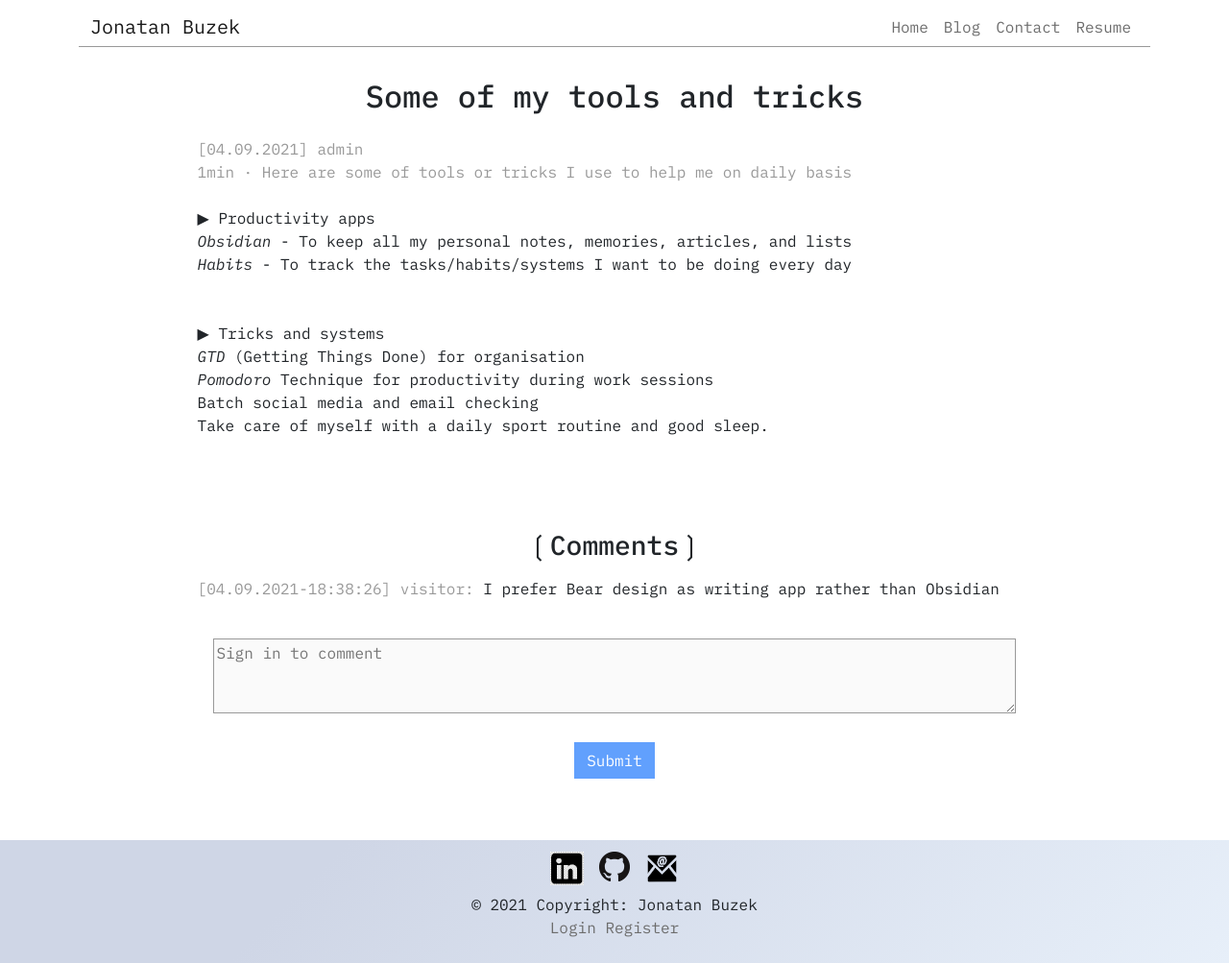
The page /index.php?action=post-display-5 on the database its author committed.
### tables this page shows
CREATE TABLE `posts` (
  `id` int(11) NOT NULL,
  `created_date` datetime NOT NULL,
  `updated_date` datetime DEFAULT NULL,
  `fk_author` int(11) NOT NULL,
  `title` varchar(255) NOT NULL,
  `header` text NOT NULL,
  `content` text NOT NULL
);

CREATE TABLE `comments` (
  `id` int(11) NOT NULL,
  `created_date` datetime NOT NULL,
  `fk_author` int(11) NOT NULL,
  `fk_post` int(11) NOT NULL,
  `verified` tinyint(4) NOT NULL DEFAULT 0,
  `content` text NOT NULL
);

CREATE TABLE `users` (
  `id` int(11) NOT NULL,
  `username` varchar(255) NOT NULL,
  `password` varchar(255) NOT NULL,
  `email` varchar(255) NOT NULL,
  `user_type` varchar(20) NOT NULL DEFAULT 'visitor'
);

### App/Controller/PostController.php (called while the page is built, shortened)
<?php
class PostController extends Controller
{
    protected $pdo;
    protected $manager;
    protected $session;
    public function __construct($pdo, $session) {
        $this->pdo = $pdo;
        $this->session = $session;
        $this->manager = new Model\PostManager($pdo);
    }
    private function getPostData($postId) {
        $post_data = array();
        $post_data['post'] = $this->manager->fetch($postId);
        $user_manager = new Model\UserManager($this->pdo);
        $author = new User();
        $author->setId($post_data['post']->getFkAuthor());
        $post_data['post_author'] = $user_manager->fetch($author);
        $comment_manager = new Model\CommentManager($this->pdo);
        $post_data['comments'] = $comment_manager->fetchAllFromPost($postId);
        foreach ($post_data['comments'] as $comment) {
            $comment_author = new User();
            $comment_author->setId($comment->getFkAuthor());
            $comment_author = $user_manager->fetch($comment_author);
        }
        return $post_data;
    }
    public function display($postId) {
        $session = $this->session;
        $post_data = $this->getPostData($postId);
        require ROOT . '/App/View/blog/post.php';
    }
}

### public/index.php (called while the page is built, shortened)
<?php
require ROOT.'/Core/Security/Session.php';
$session = new Core\Security\Session();
if (filter_input(INPUT_GET, 'action')) {
    $action = explode('-', filter_input(INPUT_GET, 'action'));
} else {
    $action = 'homepage';
}
$app = new \App\App($action, $session);
$app->run();

### Core/Autoloader.php (called while the page is built, shortened)
<?php
class Autoloader {
    public function register() {
        spl_autoload_register(function ($class) {
            $class = str_replace('\\', '/', $class);
        });
    }
}

### App/Model/PostManager.php (called while the page is built, shortened)
<?php
class PostManager
{
    protected $pdo;
    public function __construct($pdo) {
        $this->pdo = $pdo;
    }
    public function fetch($postId) {
        $sql = 'SELECT id postId, DATE_FORMAT(updated_date, "%d.%m.%Y") updatedDate, fk_author fkAuthor, title, header, content FROM posts WHERE id = :id';
        $query = $this->pdo->prepare($sql);
        $query->bindValue('id', $postId, \PDO::PARAM_INT);
        $query->execute();
        $result = $query->fetchObject('App\Entity\Post');
        if ($result) {
            return $result;
        } else {
            return -1;
        }
    }
}

### App/Entity/Post.php (called while the page is built, shortened)
<?php
class Post
{
    protected $postId;
    protected $updatedDate;
    protected $fkAuthor;
    protected $title;
    protected $header;
    protected $content;
    public function getId(): int
    {
        return $this->postId;
    }
    public function getUpdatedDate(): string
    {
        return $this->updatedDate;
    }
    public function getFkAuthor()
    {
        return $this->fkAuthor;
    }
    public function getTitle(): string
    {
        return $this->title;
    }
    public function getHeader(): string
    {
        return $this->header;
    }
    public function getContent(): string
    {
        return $this->content;
    }
    public function getReadingTime(): int
    {
        return str_word_count($this->content)>200?(str_word_count($this->content)/200):1;
    }
}

### App/Model/UserManager.php (called while the page is built, shortened)
<?php
class UserManager {
    protected $pdo;
    public function __construct($pdo) {
            $this->pdo = $pdo;
    }
    public function fetch(User $user) {
        $sql = 'SELECT id userId, username, password, email, user_type FROM users WHERE id = :id OR username = :username';
        $query = $this->pdo->prepare($sql);
        $query->bindValue(':id', $user->getId(), \PDO::PARAM_INT);
        $query->bindValue(':username', $user->getUsername());
        $query->execute();
        $result = $query->fetchObject('App\Entity\User');
        if ($result) {
            return $result;
        } else {
            return -1;
        }
    }
}

### App/Entity/User.php (called while the page is built, shortened)
<?php
class User
{
    protected $userId;
    protected $username;
    public function getId()
    {
        return $this->userId;
    }
    public function setId(int $userId)
    {
        $this->userId = $userId;
    }
    public function getUsername()
    {
        return $this->username;
    }
}

### App/Model/CommentManager.php (called while the page is built, shortened)
<?php
class CommentManager
{
    protected $pdo;
    public function __construct($pdo) {
        $this->pdo = $pdo;
    }
    public function fetchAllFromPost($post) {
        $sql = 'SELECT id commentId, DATE_FORMAT(created_date, "%d.%m.%Y-%H:%i:%s") createdDate, fk_author fkAuthor, verified, content';
        $sql.= ' FROM comments WHERE fk_post = :post ORDER BY created_date';
        $query = $this->pdo->prepare($sql);
        $query->bindValue('post', $post, \PDO::PARAM_INT);
        $query->execute();
        $result = $query->fetchAll(\PDO::FETCH_CLASS, 'App\Entity\Comment');
        return $result;
    }
}

### App/Entity/Comment.php (called while the page is built, shortened)
<?php
class Comment
{
    protected $createdDate;
    protected $fkAuthor;
    protected $author;
    protected $verified;
    protected $content;
    public function getCreatedDate(): string
    {
        return $this->createdDate;
    }
    public function getFkAuthor(): int
    {
        return $this->fkAuthor;
    }
    public function getAuthor()
    {
        return $this->author;
    }
    public function setAuthor(object $author)
    {
        if ($author instanceof User) {
            $this->author = $author;
        }
    }
    public function getVerified(): int
    {
        return $this->verified;
    }
    public function getContent(): string
    {
        return $this->content;
    }
}

### Core/Security/Session.php (called while the page is built, shortened)
<?php
class Session
{
    private $session;
    public function __construct() {
        $this->session = (isset($_SESSION)) ? $_SESSION : null;
    }
    public function getSession($key) {
        return (isset($this->session[$key])?$this->session[$key]:null);
    }
}

### App/View/blog/post.php (the view, shortened to what this page needs)
<h1 class="mt-4 mb-4"><?= htmlspecialchars($post_data['post']->getTitle()); ?></h1>
<div class="row">
    <p class="post_line_header"><?= '[' . htmlspecialchars($post_data['post']->getUpdatedDate()) . '] ' . htmlspecialchars($post_data['post_author']->getUsername()); ?></p>
    <p class="post_line_header"><?= $post_data['post']->getReadingTime() . 'min · ' . htmlspecialchars($post_data['post']->getHeader()); ?></p>
    <p class="post_line_content mt-4"><?= $post_data['post']->getContent(); ?></p>
</div>
<div class="row comments_div">
    <h3 class="mt-3 mb-3">&#10098;Comments&#10099;</h3>
    <?php foreach ($post_data['comments'] as $comment) {
        if ($comment->getVerified() === 1) { ?>
            <p class="comments_line"><span class="comment_infos">
            <?= '[' . htmlspecialchars($comment->getCreatedDate()) . '] ' . htmlspecialchars($comment->getAuthor()->getUsername()) . ':</span> ' . htmlspecialchars($comment->getContent()); ?>
            </p>
        <?php }
    } ?>
    <form action="index.php?action=comment-addComment-<?= $post_data['post']->getId(); ?>" method="post">
        <div class="container">
            <p class="post_line_content mt-4">
            <textarea class="post_input" name="content_input" rows="3" placeholder="<?= (isset($session) && $session->getSession('id') !== NULL)?'Write a comment ..."':'Sign in to comment" disabled'; ?>></textarea>
            </p>
            <div class="form_submit_div mt-4" id="post_form_submit_div">
                <div class="form_submit_sub_div">
                    <?php
                    if (isset($session) && $session->getSession('id') !== NULL) { ?>
                        <button type="submit" class="submit_form_btn btn btn-primary">Submit</button>
                    <?php } else { ?>
                        <button type="submit" class="submit_form_btn btn btn-primary" disabled>Submit</button>
                    <?php } ?>
                </div>
            </div>
        </div>
    </form>
</div>
<?php
require ROOT . '/App/View/template.php';
?>

### public/css/style.css (style rules this page uses)
html { height: 100%; }
body { min-height: 100%; font-family: 'IBM Plex Mono', monospace; }
h1 { font-size: 2em; }
h1, h3, .comments_separator { text-align: center; }
.post_line_header, .post_line_content { margin-left: 10%; margin-right: 10%; }
.post_line_header { margin-bottom: 0; color: #999; }
.comments_div { margin-top: 4em; padding-bottom: 3em; }
.comments_line { margin-left: 10%; margin-right: 10%; }
.comment_infos, .comments_symbol { color: #999; }
.post_input { width: 100%; }
#post_form_submit_div { margin: auto; max-width: 200px; }
.form-control, textarea, .post_input, .form-select { border: 1px solid #999 !important; }
.submit_form_btn { margin: auto; background-color: transparent; border: 1px solid #999; border-radius: 0; color: #999; }
.form_submit_div { display: flex; justify-content: space-around; align-items: center; }
.form_submit_sub_div { vertical-align: center; }

### public/css/style_768px.css (style rules this page uses)
.blog_line_title, .blog_line_description, .blog_line_add, .post_line_header, .post_line_content, .comments_line { margin-left: 0 !important; margin-right: 0 !important; }
.post_line_header, .post_line_content, .comments_line, form { max-width: 100% !important; }

### rows shown on the page
posts: title "Some of my tools and tricks", fk_author.username "admin", fk_author "1", header "Here are some of tools or tricks I use to help me on daily basis", fk_author+content "▶ Productivity apps Obsidian - To keep all my personal notes, memories, articles, and lists Habits - To track the tasks/habits/systems I want to be doing every day ▶ Tricks and systems GTD (Getting Things Done) for organisation Pomodoro Technique for productivity during work sessions Batch social media and email checking Take care of myself with a daily sport routine and good sleep."
comments: CreatedDate "04.09.2021-18:38:26", fk_author.username "visitor", content "I prefer Bear design as writing app rather than Obsidian"

### other values the page prints
$post_data['post']->getUpdatedDate() "04.09.2021"
